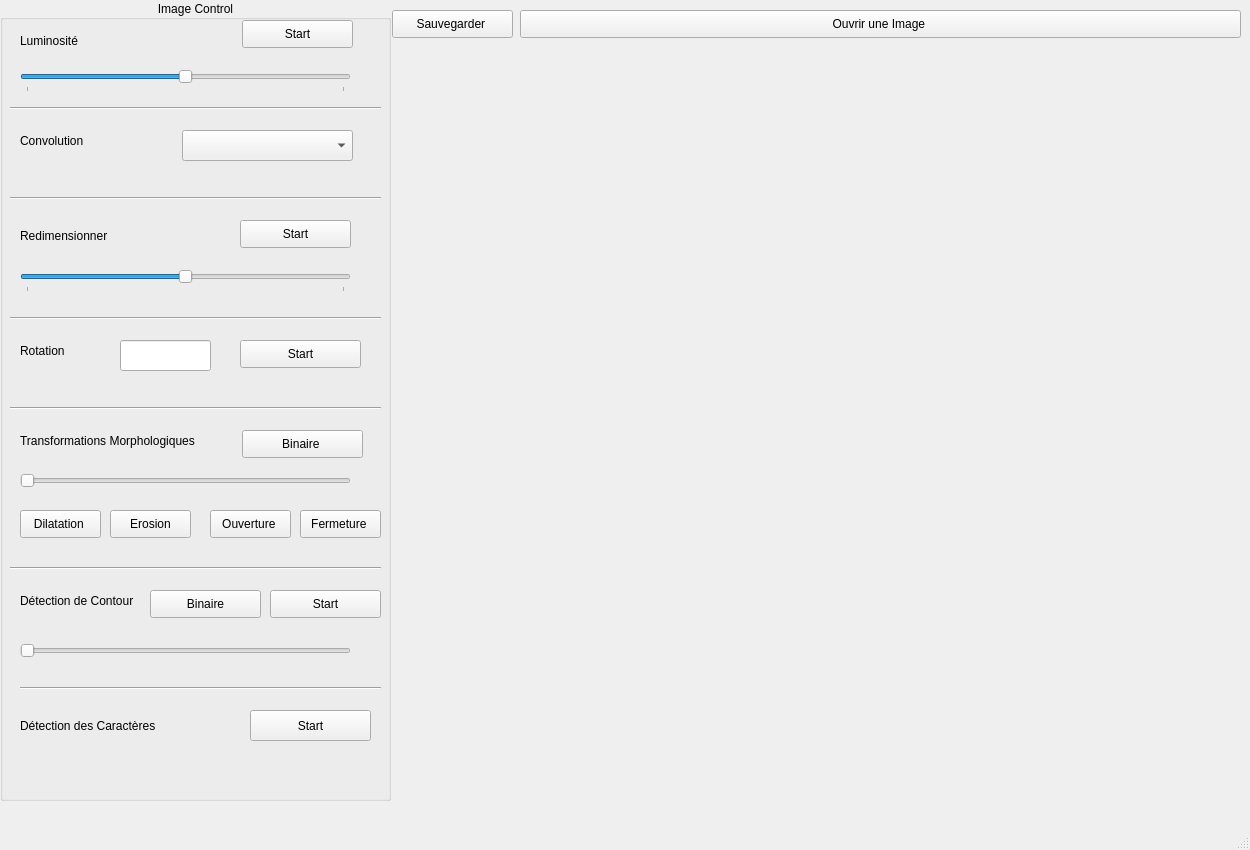
<?xml version="1.0" encoding="UTF-8"?>
<ui version="4.0">
 <class>MainWindow</class>
 <widget class="QMainWindow" name="MainWindow">
  <property name="geometry">
   <rect>
    <x>0</x>
    <y>0</y>
    <width>1250</width>
    <height>850</height>
   </rect>
  </property>
  <property name="windowTitle">
   <string>MainWindow</string>
  </property>
  <widget class="QWidget" name="centralwidget">
   <widget class="QGroupBox" name="groupBox">
    <property name="geometry">
     <rect>
      <x>0</x>
      <y>0</y>
      <width>391</width>
      <height>801</height>
     </rect>
    </property>
    <property name="font">
     <font>
      <pointsize>9</pointsize>
     </font>
    </property>
    <property name="title">
     <string>Image Control</string>
    </property>
    <property name="alignment">
     <set>Qt::AlignCenter</set>
    </property>
    <widget class="QSlider" name="brightnessS">
     <property name="geometry">
      <rect>
       <x>20</x>
       <y>70</y>
       <width>331</width>
       <height>22</height>
      </rect>
     </property>
     <property name="maximum">
      <number>10</number>
     </property>
     <property name="singleStep">
      <number>0</number>
     </property>
     <property name="sliderPosition">
      <number>5</number>
     </property>
     <property name="orientation">
      <enum>Qt::Horizontal</enum>
     </property>
     <property name="invertedAppearance">
      <bool>false</bool>
     </property>
     <property name="tickPosition">
      <enum>QSlider::TicksBelow</enum>
     </property>
    </widget>
    <widget class="QLabel" name="label">
     <property name="geometry">
      <rect>
       <x>20</x>
       <y>30</y>
       <width>141</width>
       <height>21</height>
      </rect>
     </property>
     <property name="text">
      <string>Luminosité</string>
     </property>
    </widget>
    <widget class="Line" name="line">
     <property name="geometry">
      <rect>
       <x>10</x>
       <y>100</y>
       <width>371</width>
       <height>16</height>
      </rect>
     </property>
     <property name="orientation">
      <enum>Qt::Horizontal</enum>
     </property>
    </widget>
    <widget class="QLabel" name="label_2">
     <property name="geometry">
      <rect>
       <x>20</x>
       <y>130</y>
       <width>121</width>
       <height>21</height>
      </rect>
     </property>
     <property name="text">
      <string>Convolution</string>
     </property>
    </widget>
    <widget class="QComboBox" name="ConvolutionChoice">
     <property name="geometry">
      <rect>
       <x>182</x>
       <y>130</y>
       <width>171</width>
       <height>31</height>
      </rect>
     </property>
     <item>
      <property name="text">
       <string/>
      </property>
     </item>
     <item>
      <property name="text">
       <string>Identity</string>
      </property>
     </item>
     <item>
      <property name="text">
       <string>Edge Detection 1</string>
      </property>
     </item>
     <item>
      <property name="text">
       <string>Edge Detection 2</string>
      </property>
     </item>
     <item>
      <property name="text">
       <string>Edge Detection 3</string>
      </property>
     </item>
     <item>
      <property name="text">
       <string>Sharpen</string>
      </property>
     </item>
     <item>
      <property name="text">
       <string>Box Blur 3x3</string>
      </property>
     </item>
     <item>
      <property name="text">
       <string>Box Blur 5x5</string>
      </property>
     </item>
     <item>
      <property name="text">
       <string>Box Blur 7x7</string>
      </property>
     </item>
     <item>
      <property name="text">
       <string>Gaussian Blur 3x3</string>
      </property>
     </item>
     <item>
      <property name="text">
       <string>Gaussian Blur 5x5</string>
      </property>
     </item>
     <item>
      <property name="text">
       <string>Unsharp Masking 5x5</string>
      </property>
     </item>
    </widget>
    <widget class="QPushButton" name="lumB">
     <property name="geometry">
      <rect>
       <x>242</x>
       <y>20</y>
       <width>111</width>
       <height>28</height>
      </rect>
     </property>
     <property name="text">
      <string>Start</string>
     </property>
    </widget>
    <widget class="Line" name="line_2">
     <property name="geometry">
      <rect>
       <x>10</x>
       <y>190</y>
       <width>371</width>
       <height>16</height>
      </rect>
     </property>
     <property name="orientation">
      <enum>Qt::Horizontal</enum>
     </property>
    </widget>
    <widget class="QLabel" name="label_3">
     <property name="geometry">
      <rect>
       <x>20</x>
       <y>225</y>
       <width>131</width>
       <height>21</height>
      </rect>
     </property>
     <property name="text">
      <string>Redimensionner</string>
     </property>
    </widget>
    <widget class="QSlider" name="resizeS">
     <property name="geometry">
      <rect>
       <x>20</x>
       <y>270</y>
       <width>331</width>
       <height>22</height>
      </rect>
     </property>
     <property name="maximum">
      <number>10</number>
     </property>
     <property name="singleStep">
      <number>0</number>
     </property>
     <property name="value">
      <number>5</number>
     </property>
     <property name="orientation">
      <enum>Qt::Horizontal</enum>
     </property>
     <property name="invertedAppearance">
      <bool>false</bool>
     </property>
     <property name="invertedControls">
      <bool>false</bool>
     </property>
     <property name="tickPosition">
      <enum>QSlider::TicksBelow</enum>
     </property>
    </widget>
    <widget class="QPushButton" name="resizeB">
     <property name="geometry">
      <rect>
       <x>240</x>
       <y>220</y>
       <width>111</width>
       <height>28</height>
      </rect>
     </property>
     <property name="text">
      <string>Start</string>
     </property>
    </widget>
    <widget class="Line" name="line_3">
     <property name="geometry">
      <rect>
       <x>10</x>
       <y>310</y>
       <width>371</width>
       <height>16</height>
      </rect>
     </property>
     <property name="orientation">
      <enum>Qt::Horizontal</enum>
     </property>
    </widget>
    <widget class="QLabel" name="label_4">
     <property name="geometry">
      <rect>
       <x>20</x>
       <y>340</y>
       <width>91</width>
       <height>21</height>
      </rect>
     </property>
     <property name="text">
      <string>Rotation </string>
     </property>
    </widget>
    <widget class="QLineEdit" name="angleT">
     <property name="geometry">
      <rect>
       <x>120</x>
       <y>340</y>
       <width>91</width>
       <height>31</height>
      </rect>
     </property>
    </widget>
    <widget class="QPushButton" name="rotateB">
     <property name="geometry">
      <rect>
       <x>240</x>
       <y>340</y>
       <width>121</width>
       <height>28</height>
      </rect>
     </property>
     <property name="text">
      <string>Start</string>
     </property>
    </widget>
    <widget class="Line" name="line_4">
     <property name="geometry">
      <rect>
       <x>10</x>
       <y>400</y>
       <width>371</width>
       <height>16</height>
      </rect>
     </property>
     <property name="orientation">
      <enum>Qt::Horizontal</enum>
     </property>
    </widget>
    <widget class="QPushButton" name="dilationB">
     <property name="geometry">
      <rect>
       <x>20</x>
       <y>510</y>
       <width>81</width>
       <height>28</height>
      </rect>
     </property>
     <property name="text">
      <string>Dilatation </string>
     </property>
    </widget>
    <widget class="QPushButton" name="erosionB">
     <property name="geometry">
      <rect>
       <x>110</x>
       <y>510</y>
       <width>81</width>
       <height>28</height>
      </rect>
     </property>
     <property name="text">
      <string>Erosion</string>
     </property>
    </widget>
    <widget class="QPushButton" name="openingB">
     <property name="geometry">
      <rect>
       <x>210</x>
       <y>510</y>
       <width>81</width>
       <height>28</height>
      </rect>
     </property>
     <property name="text">
      <string>Ouverture </string>
     </property>
    </widget>
    <widget class="QPushButton" name="closingB">
     <property name="geometry">
      <rect>
       <x>300</x>
       <y>510</y>
       <width>81</width>
       <height>28</height>
      </rect>
     </property>
     <property name="text">
      <string>Fermeture </string>
     </property>
    </widget>
    <widget class="QSlider" name="morphTrans">
     <property name="geometry">
      <rect>
       <x>20</x>
       <y>470</y>
       <width>331</width>
       <height>22</height>
      </rect>
     </property>
     <property name="minimum">
      <number>1</number>
     </property>
     <property name="maximum">
      <number>5</number>
     </property>
     <property name="orientation">
      <enum>Qt::Horizontal</enum>
     </property>
    </widget>
    <widget class="QLabel" name="label_5">
     <property name="geometry">
      <rect>
       <x>20</x>
       <y>430</y>
       <width>221</width>
       <height>21</height>
      </rect>
     </property>
     <property name="text">
      <string>Transformations Morphologiques </string>
     </property>
    </widget>
    <widget class="QPushButton" name="binaryB">
     <property name="geometry">
      <rect>
       <x>242</x>
       <y>430</y>
       <width>121</width>
       <height>28</height>
      </rect>
     </property>
     <property name="text">
      <string>Binaire </string>
     </property>
    </widget>
    <widget class="Line" name="line_5">
     <property name="geometry">
      <rect>
       <x>10</x>
       <y>560</y>
       <width>371</width>
       <height>16</height>
      </rect>
     </property>
     <property name="orientation">
      <enum>Qt::Horizontal</enum>
     </property>
    </widget>
    <widget class="QPushButton" name="binaryB2">
     <property name="geometry">
      <rect>
       <x>150</x>
       <y>590</y>
       <width>111</width>
       <height>28</height>
      </rect>
     </property>
     <property name="text">
      <string>Binaire</string>
     </property>
    </widget>
    <widget class="QLabel" name="label_6">
     <property name="geometry">
      <rect>
       <x>20</x>
       <y>590</y>
       <width>151</width>
       <height>21</height>
      </rect>
     </property>
     <property name="text">
      <string>Détection de Contour </string>
     </property>
    </widget>
    <widget class="QPushButton" name="ContourD_B">
     <property name="geometry">
      <rect>
       <x>270</x>
       <y>590</y>
       <width>111</width>
       <height>28</height>
      </rect>
     </property>
     <property name="text">
      <string>Start</string>
     </property>
    </widget>
    <widget class="QSlider" name="ContourD_V">
     <property name="geometry">
      <rect>
       <x>20</x>
       <y>640</y>
       <width>331</width>
       <height>22</height>
      </rect>
     </property>
     <property name="minimum">
      <number>1</number>
     </property>
     <property name="maximum">
      <number>10</number>
     </property>
     <property name="orientation">
      <enum>Qt::Horizontal</enum>
     </property>
    </widget>
    <widget class="Line" name="line_6">
     <property name="geometry">
      <rect>
       <x>20</x>
       <y>680</y>
       <width>361</width>
       <height>16</height>
      </rect>
     </property>
     <property name="orientation">
      <enum>Qt::Horizontal</enum>
     </property>
    </widget>
    <widget class="QLabel" name="label_7">
     <property name="geometry">
      <rect>
       <x>20</x>
       <y>710</y>
       <width>191</width>
       <height>31</height>
      </rect>
     </property>
     <property name="text">
      <string>Détection des Caractères </string>
     </property>
    </widget>
    <widget class="QPushButton" name="C_Detection">
     <property name="geometry">
      <rect>
       <x>250</x>
       <y>710</y>
       <width>121</width>
       <height>31</height>
      </rect>
     </property>
     <property name="text">
      <string>Start</string>
     </property>
    </widget>
   </widget>
   <widget class="QPushButton" name="addimageB">
    <property name="geometry">
     <rect>
      <x>520</x>
      <y>10</y>
      <width>721</width>
      <height>28</height>
     </rect>
    </property>
    <property name="font">
     <font>
      <pointsize>9</pointsize>
     </font>
    </property>
    <property name="text">
     <string>Ouvrir une Image </string>
    </property>
   </widget>
   <widget class="QLabel" name="photoL">
    <property name="geometry">
     <rect>
      <x>400</x>
      <y>40</y>
      <width>841</width>
      <height>771</height>
     </rect>
    </property>
    <property name="text">
     <string/>
    </property>
    <property name="scaledContents">
     <bool>true</bool>
    </property>
   </widget>
   <widget class="QPushButton" name="save_img">
    <property name="geometry">
     <rect>
      <x>392</x>
      <y>10</y>
      <width>121</width>
      <height>28</height>
     </rect>
    </property>
    <property name="text">
     <string>Sauvegarder </string>
    </property>
   </widget>
  </widget>
  <widget class="QMenuBar" name="menubar">
   <property name="geometry">
    <rect>
     <x>0</x>
     <y>0</y>
     <width>1250</width>
     <height>26</height>
    </rect>
   </property>
  </widget>
  <widget class="QStatusBar" name="statusbar"/>
 </widget>
 <resources/>
 <connections/>
</ui>
